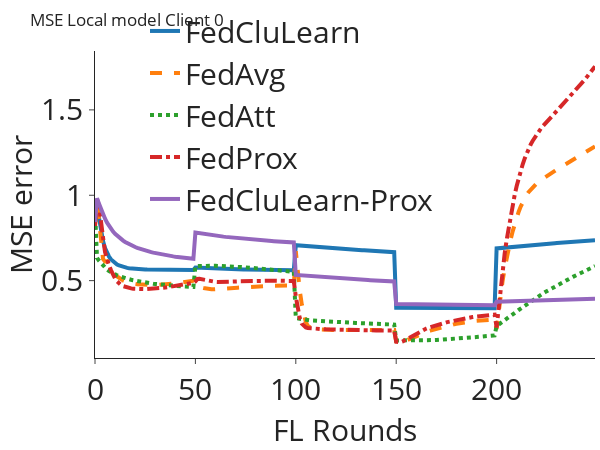
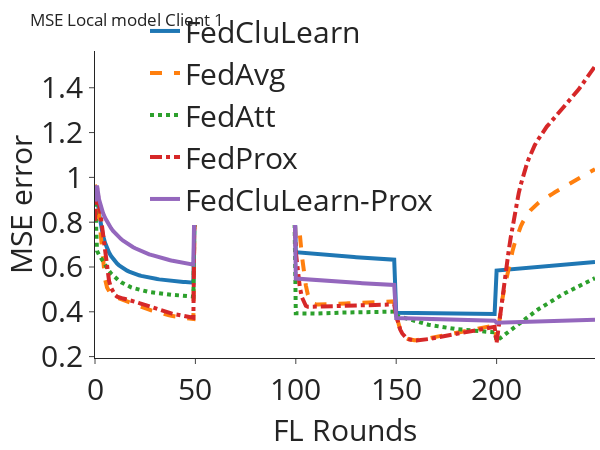
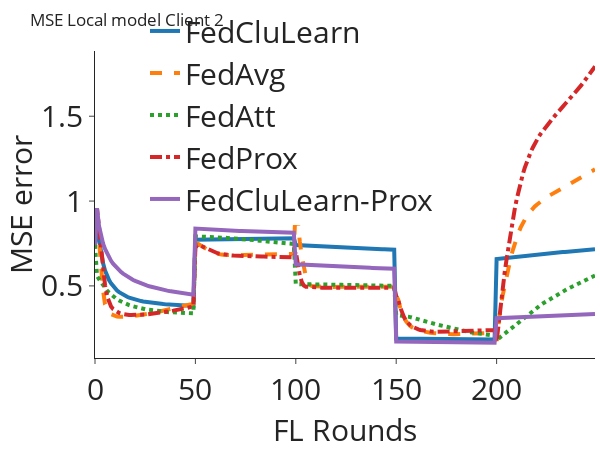

The code cell stored with these charts, in order, in its notebook:
### Code cell
for client_id in [0,1,2]:
    n_rounds, y = preprocessing_results(filenames=local_filenames, client_id=client_id, mse_column='mse')
    plot_plotly(n_rounds, y, title=f'MSE Local model Client {client_id}', y_axis_title='MSE error')

### Figure 1 — Plotly figure (JSON) as saved in the notebook; plotly's stock layout.template omitted (floating-point values rounded to 4 significant figures; data arrays with more than 128 entries replaced by an {"elided": "..."} marker saying what was removed)
{"data": [{"line": {"dash": "solid", "width": 4}, "mode": "lines", "name": "FedCluLearn", "type": "scatter", "x": {"elided": "251 int values"}, "y": {"elided": "250 float values"}}, {"line": {"dash": "dash", "width": 4}, "mode": "lines", "name": "FedAvg", "type": "scatter", "x": {"elided": "251 int values"}, "y": {"elided": "250 float values"}}, {"line": {"dash": "dot", "width": 4}, "mode": "lines", "name": "FedAtt", "type": "scatter", "x": {"elided": "251 int values"}, "y": {"elided": "250 float values"}}, {"line": {"dash": "dashdot", "width": 4}, "mode": "lines", "name": "FedProx", "type": "scatter", "x": {"elided": "251 int values"}, "y": {"elided": "250 float values"}}, {"line": {"dash": "solid", "width": 4}, "mode": "lines", "name": "FedCluLearn-Prox", "type": "scatter", "x": {"elided": "251 int values"}, "y": {"elided": "250 float values"}}], "layout": {"height": 450, "legend": {"font": {"size": 30}, "orientation": "h", "tracegroupgap": 5, "traceorder": "normal", "x": 0.1, "xanchor": "left", "y": 1.15, "yanchor": "top"}, "margin": {"b": 5, "l": 5, "r": 5, "t": 5}, "showlegend": true, "title": {"text": "MSE Local model Client 0"}, "width": 600, "xaxis": {"tickfont": {"size": 30}, "title": {"font": {"size": 30}, "text": "FL Rounds"}}, "yaxis": {"tickfont": {"size": 30}, "title": {"font": {"size": 30}, "text": "MSE error"}}}}

### Figure 2 — Plotly figure (JSON) as saved in the notebook; plotly's stock layout.template omitted (floating-point values rounded to 4 significant figures; data arrays with more than 128 entries replaced by an {"elided": "..."} marker saying what was removed)
{"data": [{"line": {"dash": "solid", "width": 4}, "mode": "lines", "name": "FedCluLearn", "type": "scatter", "x": {"elided": "251 int values"}, "y": {"elided": "250 float values"}}, {"line": {"dash": "dash", "width": 4}, "mode": "lines", "name": "FedAvg", "type": "scatter", "x": {"elided": "251 int values"}, "y": {"elided": "250 float values"}}, {"line": {"dash": "dot", "width": 4}, "mode": "lines", "name": "FedAtt", "type": "scatter", "x": {"elided": "251 int values"}, "y": {"elided": "250 float values"}}, {"line": {"dash": "dashdot", "width": 4}, "mode": "lines", "name": "FedProx", "type": "scatter", "x": {"elided": "251 int values"}, "y": {"elided": "250 float values"}}, {"line": {"dash": "solid", "width": 4}, "mode": "lines", "name": "FedCluLearn-Prox", "type": "scatter", "x": {"elided": "251 int values"}, "y": {"elided": "250 float values"}}], "layout": {"height": 450, "legend": {"font": {"size": 30}, "orientation": "h", "tracegroupgap": 5, "traceorder": "normal", "x": 0.1, "xanchor": "left", "y": 1.15, "yanchor": "top"}, "margin": {"b": 5, "l": 5, "r": 5, "t": 5}, "showlegend": true, "title": {"text": "MSE Local model Client 1"}, "width": 600, "xaxis": {"tickfont": {"size": 30}, "title": {"font": {"size": 30}, "text": "FL Rounds"}}, "yaxis": {"tickfont": {"size": 30}, "title": {"font": {"size": 30}, "text": "MSE error"}}}}

### Figure 3 — Plotly figure (JSON) as saved in the notebook; plotly's stock layout.template omitted (floating-point values rounded to 4 significant figures; data arrays with more than 128 entries replaced by an {"elided": "..."} marker saying what was removed)
{"data": [{"line": {"dash": "solid", "width": 4}, "mode": "lines", "name": "FedCluLearn", "type": "scatter", "x": {"elided": "251 int values"}, "y": {"elided": "250 float values"}}, {"line": {"dash": "dash", "width": 4}, "mode": "lines", "name": "FedAvg", "type": "scatter", "x": {"elided": "251 int values"}, "y": {"elided": "250 float values"}}, {"line": {"dash": "dot", "width": 4}, "mode": "lines", "name": "FedAtt", "type": "scatter", "x": {"elided": "251 int values"}, "y": {"elided": "250 float values"}}, {"line": {"dash": "dashdot", "width": 4}, "mode": "lines", "name": "FedProx", "type": "scatter", "x": {"elided": "251 int values"}, "y": {"elided": "250 float values"}}, {"line": {"dash": "solid", "width": 4}, "mode": "lines", "name": "FedCluLearn-Prox", "type": "scatter", "x": {"elided": "251 int values"}, "y": {"elided": "250 float values"}}], "layout": {"height": 450, "legend": {"font": {"size": 30}, "orientation": "h", "tracegroupgap": 5, "traceorder": "normal", "x": 0.1, "xanchor": "left", "y": 1.15, "yanchor": "top"}, "margin": {"b": 5, "l": 5, "r": 5, "t": 5}, "showlegend": true, "title": {"text": "MSE Local model Client 2"}, "width": 600, "xaxis": {"tickfont": {"size": 30}, "title": {"font": {"size": 30}, "text": "FL Rounds"}}, "yaxis": {"tickfont": {"size": 30}, "title": {"font": {"size": 30}, "text": "MSE error"}}}}
